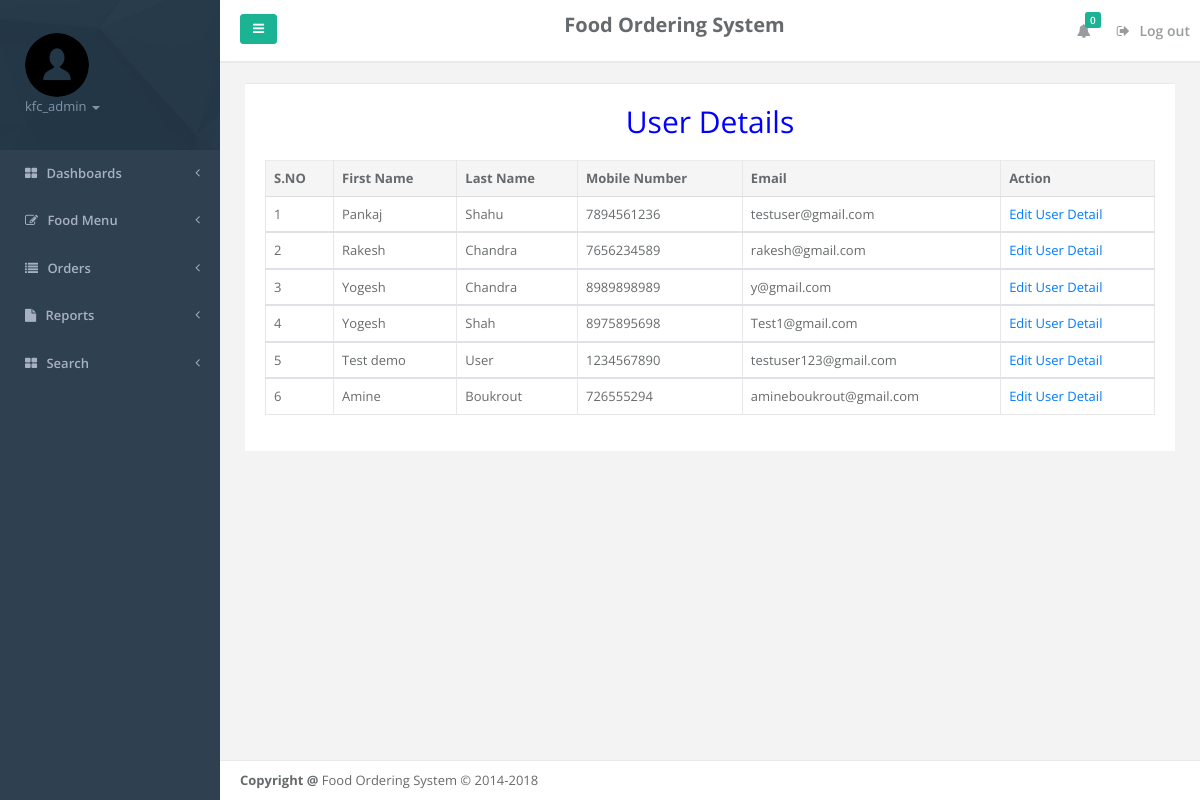
/admin/user-detail.php (signed in), run on the app's committed database.
### tables this page shows
CREATE TABLE tbluser (
  ID int(10) NOT NULL,
  FirstName varchar(45) DEFAULT NULL,
  LastName varchar(50) DEFAULT NULL,
  Email varchar(120) DEFAULT NULL,
  MobileNumber bigint(11) DEFAULT NULL,
  Password varchar(120) DEFAULT NULL,
  RegDate timestamp NOT NULL DEFAULT current_timestamp()
);

### admin/user-detail.php (the view, shortened to what this page needs)
<?php
include('includes/dbconnection.php');
  ?>
<!DOCTYPE html>
<html>
<head>
    <link href="css/bootstrap.min.css" rel="stylesheet">
    <link href="font-awesome/css/font-awesome.css" rel="stylesheet">
    <link href="css/plugins/iCheck/custom.css" rel="stylesheet">
    <link href="css/plugins/steps/jquery.steps.css" rel="stylesheet">
    <link href="css/animate.css" rel="stylesheet">
    <link href="css/style.css" rel="stylesheet">
</head>
<body>
    <div id="wrapper">
    <?php include_once('includes/leftbar.php');?>
        <div id="page-wrapper" class="gray-bg">
             <?php include_once('includes/header.php');?>
        <div class="row border-bottom">
        </div>
        <div class="wrapper wrapper-content animated fadeInRight">
            <div class="row">
                <div class="col-lg-12">
                    <div class="ibox">
                        <div class="ibox-content">
                                 <table class="table table-bordered mg-b-0">
                                    <p style="color: blue; text-align: center;  font-size: 30px">User Details </p>
              <thead>
                <tr>
                  <th>S.NO</th>
                  <th>First Name</th>
                  <th>Last Name</th>
                  <th>Mobile Number</th>
                  <th>Email</th>
                   <th>Action</th>
                </tr>
              </thead>
              <?php
$ret=mysqli_query($con,"select * from tbluser");
$cnt=1;
while ($row=mysqli_fetch_array($ret)) {
?>
              <tbody>
                 <tr>
                  <td><?php echo $cnt;?></td>
                  <td><?php  echo $row['FirstName'];?></td>
                  <td><?php  echo $row['LastName'];?></td>
                  <td><?php  echo $row['MobileNumber'];?></td>
                  <td><?php  echo $row['Email'];?></td>
                 <td><a href="edit-userprofile.php?userid=<?php echo $row['ID'];?>">Edit User Detail</a></td>
                </tr>
                <?php
$cnt=$cnt+1;
}?>
              </tbody>
            </table>
                        </div>
                    </div>
                    </div>
                </div>
            </div>
         <?php include_once('includes/footer.php');?>
        </div>
        </div>
</body>
</html>

### admin/includes/leftbar.php (shortened to what this page needs)
    <nav class="navbar-default navbar-static-side" role="navigation">
        <div class="sidebar-collapse">
            <ul class="nav metismenu" id="side-menu">
                <li class="nav-header">
                    <div class="dropdown profile-element">
                        <img alt="image" class="rounded-circle" src="img/user.png"/>
                        <a data-toggle="dropdown" class="dropdown-toggle" href="#">
                            <?php
$admid=$_SESSION['fosaid'];
$ret=mysqli_query($con,"select AdminName from tbladmin where ID='$admid'");
$row=mysqli_fetch_array($ret);
$name=$row['AdminName'];
?>
                            <span class="text-muted text-xs block"><?php echo $name; ?> <b class="caret"></b></span>
                        </a>
                    </div>
                </li>
                <li>
                    <a href="dashboard.php"><i class="fa fa-th-large"></i> <span class="nav-label">Dashboards</span> <span class="fa arrow"></span></a>
                                    </li>
                 <li>
                    <a href="#"><i class="fa fa-edit"></i> <span class="nav-label">Food Menu</span><span class="fa arrow"></span></a>
                </li>
                <li>
                    <a href="#"><i class="fa fa-list"></i> <span class="nav-label">Orders</span><span class="fa arrow"></span></a>
                </li>
                   <li>
                    <a href="#"><i class="fa fa-file"></i> <span class="nav-label">Reports</span><span class="fa arrow"></span></a>
                </li>
                <li>
                    <a href="search.php"><i class="fa fa-th-large"></i> <span class="nav-label">Search</span> <span class="fa arrow"></span></a>
                                    </li>
            </ul>
        </div>
    </nav>

### data on the page
tbluser: FirstName "Pankaj", LastName "Shahu", MobileNumber "7894561236", Email "testuser@gmail.com"
tbluser: FirstName "Rakesh", LastName "Chandra", MobileNumber "7656234589", Email "rakesh@gmail.com"
tbluser: FirstName "Yogesh", LastName "Chandra", MobileNumber "8989898989", Email "y@gmail.com"
tbluser: FirstName "Yogesh", LastName "Shah", MobileNumber "8975895698", Email "Test1@gmail.com"
tbluser: FirstName "Test demo", LastName "User", MobileNumber "1234567890", Email "testuser123@gmail.com"
tbluser: FirstName "Amine", LastName "Boukrout", MobileNumber "726555294", Email "amineboukrout@gmail.com"

### other printed values
$name "kfc_admin"
$num "0"
